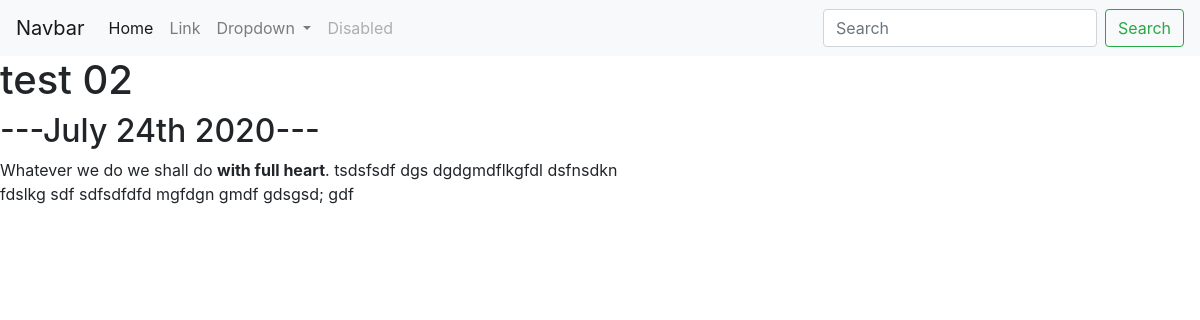
The app's page /blog/2/ with its own data.
### blog_app/models.py (models this page shows)
class Blog(models.Model):
    title = models.CharField(max_length=200)
    date = models.DateField()
    description = models.TextField()

### blog_app/views.py (the view)
# urls.py: path('<int:blog_id>/', views.detail, name="detail"),
def detail(request, blog_id):
    blog = get_object_or_404(Blog, pk=blog_id)
    return render(request, 'blog_app/detail.html', {'blog':blog})

### blog_app/templates/blog_app/detail.html
{% extends 'personal_prof_app/base.html' %}
{% block content %}
<h1>{{ blog.title }}</h1>
<h2>---{{ blog.date|date:'F jS Y' }}---</h2>
{{ blog.description|safe }}
{% endblock %}

### records on screen
Blog: title "test 02", date "July 24th 2020", description "Whatever we do we shall do with full heart . tsdsfsdf dgs dgdgmdflkgfdl dsfnsdkn fdslkg sdf sdfsdfdfd mgfdgn gmdf gdsgsd; gdf"
